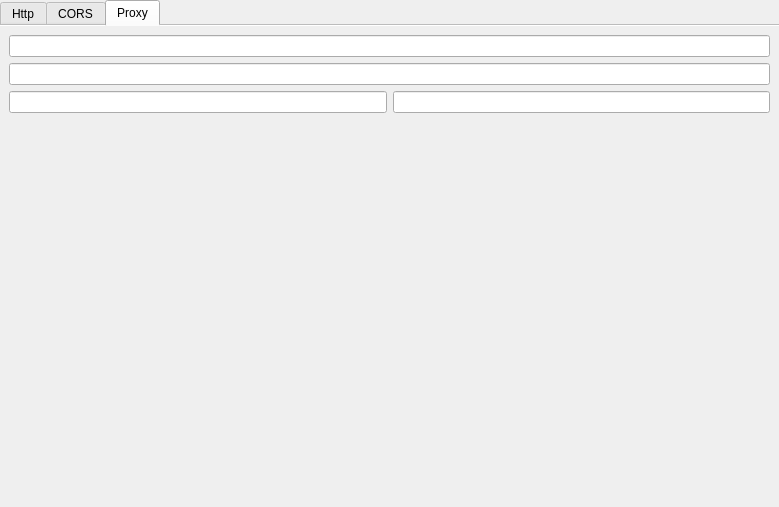
<?xml version="1.0" encoding="UTF-8"?>
<ui version="4.0">
 <class>Form</class>
 <widget class="QWidget" name="Form">
  <property name="geometry">
   <rect>
    <x>0</x>
    <y>0</y>
    <width>779</width>
    <height>507</height>
   </rect>
  </property>
  <property name="windowTitle">
   <string>Form</string>
  </property>
  <layout class="QVBoxLayout" name="verticalLayout">
   <property name="spacing">
    <number>0</number>
   </property>
   <property name="leftMargin">
    <number>0</number>
   </property>
   <property name="topMargin">
    <number>0</number>
   </property>
   <property name="rightMargin">
    <number>0</number>
   </property>
   <property name="bottomMargin">
    <number>0</number>
   </property>
   <item>
    <widget class="QTabWidget" name="tabWidget">
     <property name="tabPosition">
      <enum>QTabWidget::North</enum>
     </property>
     <property name="tabShape">
      <enum>QTabWidget::Rounded</enum>
     </property>
     <property name="currentIndex">
      <number>2</number>
     </property>
     <property name="documentMode">
      <bool>true</bool>
     </property>
     <widget class="QWidget" name="tab">
      <attribute name="title">
       <string>Http</string>
      </attribute>
      <layout class="QVBoxLayout" name="verticalLayout_3">
       <item>
        <layout class="QVBoxLayout" name="verticalLayout_2">
         <item>
          <layout class="QHBoxLayout" name="horizontalLayout">
           <item>
            <widget class="QLabel" name="label">
             <property name="text">
              <string>Status</string>
             </property>
            </widget>
           </item>
           <item>
            <widget class="QCheckBox" name="checkBox">
             <property name="layoutDirection">
              <enum>Qt::RightToLeft</enum>
             </property>
             <property name="text">
              <string>Enabled</string>
             </property>
            </widget>
           </item>
          </layout>
         </item>
         <item>
          <layout class="QHBoxLayout" name="horizontalLayout_3">
           <item>
            <widget class="QLabel" name="label_2">
             <property name="text">
              <string>Use default certificate</string>
             </property>
            </widget>
           </item>
           <item>
            <widget class="QCheckBox" name="checkBox_2">
             <property name="layoutDirection">
              <enum>Qt::RightToLeft</enum>
             </property>
             <property name="text">
              <string>Enabled</string>
             </property>
            </widget>
           </item>
          </layout>
         </item>
        </layout>
       </item>
       <item>
        <layout class="QHBoxLayout" name="horizontalLayout_4">
         <item>
          <widget class="QLineEdit" name="lineEdit">
           <property name="placeholderText">
            <string>SSL Key file location</string>
           </property>
          </widget>
         </item>
         <item>
          <widget class="QLabel" name="label_3">
           <property name="text">
            <string>And</string>
           </property>
          </widget>
         </item>
         <item>
          <widget class="QLineEdit" name="lineEdit_2">
           <property name="placeholderText">
            <string>SSL Certificate file location</string>
           </property>
          </widget>
         </item>
        </layout>
       </item>
       <item>
        <widget class="QPushButton" name="pushButton">
         <property name="sizePolicy">
          <sizepolicy hsizetype="Fixed" vsizetype="Fixed">
           <horstretch>0</horstretch>
           <verstretch>0</verstretch>
          </sizepolicy>
         </property>
         <property name="text">
          <string>Download Defaut Certificate</string>
         </property>
        </widget>
       </item>
      </layout>
     </widget>
     <widget class="QWidget" name="tab_2">
      <attribute name="title">
       <string>CORS</string>
      </attribute>
      <layout class="QVBoxLayout" name="verticalLayout_4">
       <item>
        <layout class="QHBoxLayout" name="horizontalLayout_5">
         <item>
          <widget class="QLabel" name="label_4">
           <property name="text">
            <string>Status</string>
           </property>
          </widget>
         </item>
         <item>
          <widget class="QCheckBox" name="checkBox_3">
           <property name="layoutDirection">
            <enum>Qt::RightToLeft</enum>
           </property>
           <property name="text">
            <string>Enabled</string>
           </property>
          </widget>
         </item>
        </layout>
       </item>
       <item>
        <widget class="QTableWidget" name="tableWidget">
         <column>
          <property name="text">
           <string>New Column</string>
          </property>
         </column>
         <column>
          <property name="text">
           <string>Value</string>
          </property>
         </column>
         <column>
          <property name="text">
           <string>X</string>
          </property>
         </column>
        </widget>
       </item>
       <item>
        <widget class="QPushButton" name="pushButton_2">
         <property name="sizePolicy">
          <sizepolicy hsizetype="Fixed" vsizetype="Fixed">
           <horstretch>0</horstretch>
           <verstretch>0</verstretch>
          </sizepolicy>
         </property>
         <property name="text">
          <string>Add CORS</string>
         </property>
        </widget>
       </item>
      </layout>
     </widget>
     <widget class="QWidget" name="tab_3">
      <attribute name="title">
       <string>Proxy</string>
      </attribute>
      <layout class="QVBoxLayout" name="verticalLayout_5">
       <item>
        <widget class="QLineEdit" name="lineEdit_3"/>
       </item>
       <item>
        <widget class="QLineEdit" name="lineEdit_4"/>
       </item>
       <item>
        <layout class="QHBoxLayout" name="horizontalLayout_6">
         <item>
          <widget class="QLineEdit" name="lineEdit_6"/>
         </item>
         <item>
          <widget class="QLineEdit" name="lineEdit_5"/>
         </item>
        </layout>
       </item>
       <item>
        <spacer name="verticalSpacer">
         <property name="orientation">
          <enum>Qt::Vertical</enum>
         </property>
         <property name="sizeHint" stdset="0">
          <size>
           <width>20</width>
           <height>40</height>
          </size>
         </property>
        </spacer>
       </item>
      </layout>
     </widget>
    </widget>
   </item>
  </layout>
 </widget>
 <resources/>
 <connections/>
</ui>
